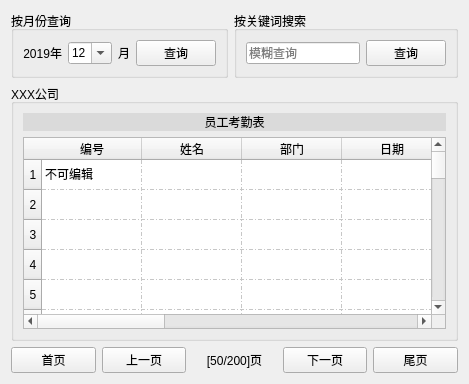
         <widget class="QWidget" name="page_3">
          <layout class="QVBoxLayout" name="verticalLayout_7">
           <item>
            <widget class="QWidget" name="widget_11" native="true">
             <layout class="QHBoxLayout" name="horizontalLayout_11" stretch="2,3">
              <property name="leftMargin">
               <number>0</number>
              </property>
              <property name="topMargin">
               <number>0</number>
              </property>
              <property name="rightMargin">
               <number>0</number>
              </property>
              <property name="bottomMargin">
               <number>0</number>
              </property>
              <item>
               <widget class="QGroupBox" name="groupBox_10">
                <property name="title">
                 <string>按月份查询</string>
                </property>
                <layout class="QHBoxLayout" name="horizontalLayout_12">
                 <item>
                  <widget class="QLabel" name="label_13">
                   <property name="text">
                    <string>2019年</string>
                   </property>
                   <property name="alignment">
                    <set>Qt::AlignRight|Qt::AlignTrailing|Qt::AlignVCenter</set>
                   </property>
                  </widget>
                 </item>
                 <item>
                  <widget class="QComboBox" name="comboBox_3">
                   <property name="maximumSize">
                    <size>
                     <width>50</width>
                     <height>16777215</height>
                    </size>
                   </property>
                   <property name="editable">
                    <bool>true</bool>
                   </property>
                   <property name="currentIndex">
                    <number>4</number>
                   </property>
                   <property name="maxCount">
                    <number>12</number>
                   </property>
                   <property name="frame">
                    <bool>true</bool>
                   </property>
                   <item>
                    <property name="text">
                     <string>2</string>
                    </property>
                   </item>
                   <item>
                    <property name="text">
                     <string>3</string>
                    </property>
                   </item>
                   <item>
                    <property name="text">
                     <string>4</string>
                    </property>
                   </item>
                   <item>
                    <property name="text">
                     <string>11</string>
                    </property>
                   </item>
                   <item>
                    <property name="text">
                     <string>12</string>
                    </property>
                   </item>
                  </widget>
                 </item>
                 <item>
                  <widget class="QLabel" name="label_14">
                   <property name="text">
                    <string>月</string>
                   </property>
                   <property name="alignment">
                    <set>Qt::AlignLeading|Qt::AlignLeft|Qt::AlignVCenter</set>
                   </property>
                  </widget>
                 </item>
                 <item>
                  <widget class="QPushButton" name="pushButton_17">
                   <property name="text">
                    <string>查询</string>
                   </property>
                  </widget>
                 </item>
                </layout>
               </widget>
              </item>
              <item>
               <widget class="QGroupBox" name="groupBox_11">
                <property name="title">
                 <string>按关键词搜索</string>
                </property>
                <layout class="QHBoxLayout" name="horizontalLayout_13">
                 <item>
                  <widget class="QLineEdit" name="lineEdit_34">
                   <property name="frame">
                    <bool>true</bool>
                   </property>
                   <property name="placeholderText">
                    <string>模糊查询</string>
                   </property>
                   <property name="clearButtonEnabled">
                    <bool>true</bool>
                   </property>
                  </widget>
                 </item>
                 <item>
                  <widget class="QPushButton" name="pushButton_18">
                   <property name="text">
                    <string>查询</string>
                   </property>
                  </widget>
                 </item>
                </layout>
               </widget>
              </item>
             </layout>
            </widget>
           </item>
           <item>
            <widget class="QGroupBox" name="groupBox_4">
             <property name="title">
              <string>XXX公司</string>
             </property>
             <layout class="QVBoxLayout" name="verticalLayout_4">
              <item>
               <widget class="QLabel" name="label_51">
                <property name="styleSheet">
                 <string notr="true">background-color: rgb(218, 218, 218);</string>
                </property>
                <property name="text">
                 <string>员工考勤表</string>
                </property>
                <property name="alignment">
                 <set>Qt::AlignCenter</set>
                </property>
               </widget>
              </item>
              <item>
               <widget class="QTableWidget" name="tableWidget_2">
                <property name="focusPolicy">
                 <enum>Qt::NoFocus</enum>
                </property>
                <property name="tabKeyNavigation">
                 <bool>true</bool>
                </property>
                <property name="gridStyle">
                 <enum>Qt::DashDotLine</enum>
                </property>
                <row>
                 <property name="text">
                  <string>1</string>
                 </property>
                 <property name="textAlignment">
                  <set>AlignCenter</set>
                 </property>
                </row>
                <row>
                 <property name="text">
                  <string>2</string>
                 </property>
                 <property name="textAlignment">
                  <set>AlignCenter</set>
                 </property>
                </row>
                <row>
                 <property name="text">
                  <string>3</string>
                 </property>
                 <property name="textAlignment">
                  <set>AlignCenter</set>
                 </property>
                </row>
                <row>
                 <property name="text">
                  <string>4</string>
                 </property>
                 <property name="textAlignment">
                  <set>AlignCenter</set>
                 </property>
                </row>
                <row>
                 <property name="text">
                  <string>5</string>
                 </property>
                 <property name="textAlignment">
                  <set>AlignCenter</set>
                 </property>
                </row>
                <row>
                 <property name="text">
                  <string>6</string>
                 </property>
                 <property name="textAlignment">
                  <set>AlignCenter</set>
                 </property>
                </row>
                <row>
                 <property name="text">
                  <string>7</string>
                 </property>
                 <property name="textAlignment">
                  <set>AlignCenter</set>
                 </property>
                </row>
                <row>
                 <property name="text">
                  <string>8</string>
                 </property>
                 <property name="textAlignment">
                  <set>AlignCenter</set>
                 </property>
                </row>
                <row>
                 <property name="text">
                  <string>9</string>
                 </property>
                 <property name="textAlignment">
                  <set>AlignCenter</set>
                 </property>
                </row>
                <row>
                 <property name="text">
                  <string>10</string>
                 </property>
                </row>
                <row>
                 <property name="text">
                  <string>11</string>
                 </property>
                </row>
                <row>
                 <property name="text">
                  <string>12</string>
                 </property>
                </row>
                <row>
                 <property name="text">
                  <string>13</string>
                 </property>
                </row>
                <row>
                 <property name="text">
                  <string>14</string>
                 </property>
                </row>
                <row>
                 <property name="text">
                  <string>15</string>
                 </property>
                </row>
                <row>
                 <property name="text">
                  <string>16</string>
                 </property>
                </row>
                <row>
                 <property name="text">
                  <string>17</string>
                 </property>
                </row>
                <row>
                 <property name="text">
                  <string>18</string>
                 </property>
                </row>
                <row>
                 <property name="text">
                  <string>19</string>
                 </property>
                </row>
                <row>
                 <property name="text">
                  <string>20</string>
                 </property>
                </row>
                <row>
                 <property name="text">
                  <string>21</string>
                 </property>
                </row>
                <row>
                 <property name="text">
                  <string>22</string>
                 </property>
                </row>
                <row>
                 <property name="text">
                  <string>24</string>
                 </property>
                </row>
                <row>
                 <property name="text">
                  <string>23</string>
                 </property>
                </row>
                <row>
                 <property name="text">
                  <string>25</string>
                 </property>
                </row>
                <row>
                 <property name="text">
                  <string>26</string>
                 </property>
                </row>
                <row>
                 <property name="text">
                  <string>28</string>
                 </property>
                </row>
                <row>
                 <property name="text">
                  <string>29</string>
                 </property>
                </row>
                <row>
                 <property name="text">
                  <string>30</string>
                 </property>
                </row>
                <row>
                 <property name="text">
                  <string>31</string>
                 </property>
                </row>
                <row>
                 <property name="text">
                  <string>32</string>
                 </property>
                </row>
                <row>
                 <property name="text">
                  <string>33</string>
                 </property>
                </row>
                <row>
                 <property name="text">
                  <string>35</string>
                 </property>
                </row>
                <column>
                 <property name="text">
                  <string>编号</string>
                 </property>
                </column>
                <column>
                 <property name="text">
                  <string>姓名</string>
                 </property>
                </column>
                <column>
                 <property name="text">
                  <string>部门</string>
                 </property>
                </column>
                <column>
                 <property name="text">
                  <string>日期</string>
                 </property>
                </column>
                <column>
                 <property name="text">
                  <string>迟到</string>
                 </property>
                </column>
                <column>
                 <property name="text">
                  <string>早退</string>
                 </property>
                </column>
                <column>
                 <property name="text">
                  <string>病假</string>
                 </property>
                </column>
                <column>
                 <property name="text">
                  <string>事假</string>
                 </property>
                </column>
                <column>
                 <property name="text">
                  <string>旷工</string>
                 </property>
                </column>
                <item row="0" column="0">
                 <property name="text">
                  <string>不可编辑</string>
                 </property>
                </item>
               </widget>
              </item>
             </layout>
            </widget>
           </item>
           <item>
            <widget class="QWidget" name="widget_12" native="true">
             <layout class="QHBoxLayout" name="horizontalLayout_14">
              <property name="leftMargin">
               <number>0</number>
              </property>
              <property name="topMargin">
               <number>0</number>
              </property>
              <property name="rightMargin">
               <number>0</number>
              </property>
              <property name="bottomMargin">
               <number>0</number>
              </property>
              <item>
               <widget class="QPushButton" name="pushButton_19">
                <property name="text">
                 <string>首页</string>
                </property>
               </widget>
              </item>
              <item>
               <widget class="QPushButton" name="pushButton_20">
                <property name="text">
                 <string>上一页</string>
                </property>
               </widget>
              </item>
              <item>
               <widget class="QLabel" name="label_15">
                <property name="text">
                 <string>[50/200]页</string>
                </property>
                <property name="alignment">
                 <set>Qt::AlignCenter</set>
                </property>
               </widget>
              </item>
              <item>
               <widget class="QPushButton" name="pushButton_21">
                <property name="text">
                 <string>下一页</string>
                </property>
               </widget>
              </item>
              <item>
               <widget class="QPushButton" name="pushButton_22">
                <property name="text">
                 <string>尾页</string>
                </property>
               </widget>
              </item>
             </layout>
            </widget>
           </item>
          </layout>
         </widget>
